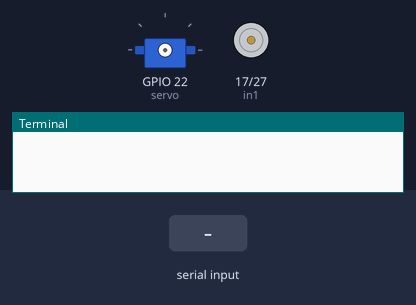
This program was run on a simulated Raspberry Pi (BCM pin numbers). Shown: servo, motor-driver pin pairs drawn as motors (green arrow = first pin HIGH = forward, orange = second pin HIGH = backward, longer = more drive), the last lines printed to the terminal. Inputs (shaded band) come from the test bench. Servo angles are drawn from the pulse width (0.5 ms = 0°, 2.5 ms = 180°).

Above: at 1.2 s.
1.3 s: "f" typed at the terminal, then Enter
At 1.7 s:
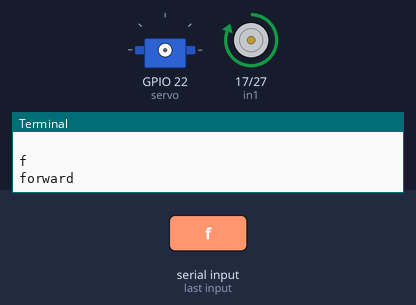
2.8 s: "b" typed at the terminal, then Enter
At 4.0 s:
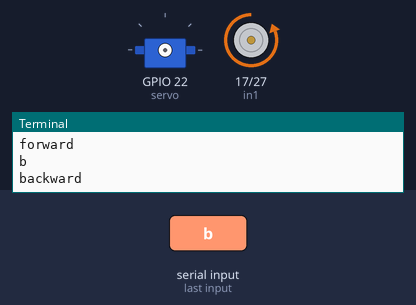
4.3 s: "le" typed at the terminal, then Enter
5.8 s: "s" typed at the terminal, then Enter
At 6.3 s:
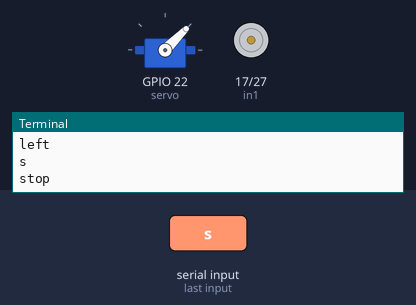
7.3 s: "f" typed at the terminal, then Enter
At 8.7 s:
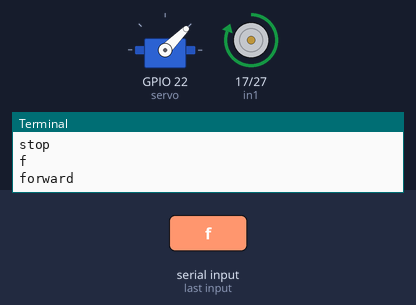
Timing chart, 0 to 9.8 s (numbered marks = the images above; inputs shaded):
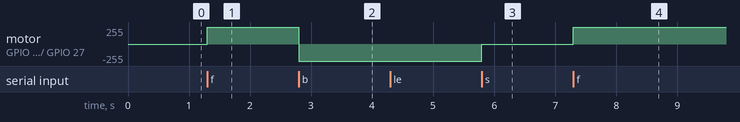

The program:

start.py
```python
import RPi.GPIO as GPIO
from time import sleep

in1 = 17
in2 = 27
servo = 22

GPIO.setmode(GPIO.BCM)
GPIO.setup(in1, GPIO.OUT)
GPIO.setup(in2, GPIO.OUT)
GPIO.setup(servo, GPIO.OUT)
GPIO.output(in1, GPIO.LOW)
GPIO.output(in2, GPIO.LOW)
p = GPIO.PWM(servo, 50)

p.start(25)
print("\n")
print("The default speed & direction of motor is LOW & Forward.....")
print("r-run s-stop f-forward b-backward l-low m-medium h-high e-exit")
print("\n")

while (1):

    x = input()

    if x == 'r':
        print("run")
        if (temp1 == 1):
            GPIO.output(in1, GPIO.HIGH)
            GPIO.output(in2, GPIO.LOW)
            print("forward")
            x = 'z'
        else:
            GPIO.output(in1, GPIO.LOW)
            GPIO.output(in2, GPIO.HIGH)
            print("backward")
            x = 'z'

    elif x == 's':
        print("stop")
        GPIO.output(in1, GPIO.LOW)
        GPIO.output(in2, GPIO.LOW)
        x = 'z'

    elif x == 'f':
        print("forward")
        GPIO.output(in1, GPIO.HIGH)
        GPIO.output(in2, GPIO.LOW)
        temp1 = 1
        x = 'z'

    elif x == 'b':
        print("backward")
        GPIO.output(in1, GPIO.LOW)
        GPIO.output(in2, GPIO.HIGH)
        temp1 = 0
        x = 'z'

    elif x == 'l':
        print("low")
        p.ChangeDutyCycle(25)
        x = 'z'

    elif x == 'm':
        print("medium")
        p.ChangeDutyCycle(50)
        x = 'z'

    elif x == 'h':
        print("high")
        p.ChangeDutyCycle(75)
        x = 'z'

    elif x == 'le':
        print("left")
        p.ChangeDutyCycle(5)
        x = 'z'

    elif x == 'e':
        GPIO.cleanup()
        print("GPIO Clean up")
        break

    else:
        print("<<<  wrong data  >>>")
        print("please enter the defined data to continue.....")
```

Measured:
- after the input at 1.3 s, motor on GPIO 17 (in1) / GPIO 27 (in2): stopped → forward 255/255 at once
- after the input at 2.8 s, motor on GPIO 17 (in1) / GPIO 27 (in2): forward 255/255 → backward 255/255 at once
- after the input at 5.8 s, motor on GPIO 17 (in1) / GPIO 27 (in2): backward 255/255 → stopped at once
- after the input at 7.3 s, motor on GPIO 17 (in1) / GPIO 27 (in2): stopped → forward 255/255 at once
